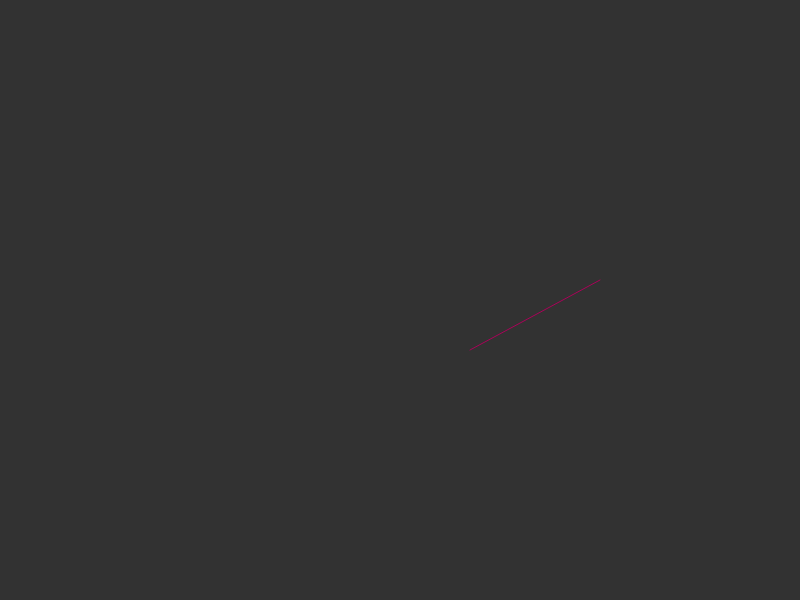
Frame 1 (no input)
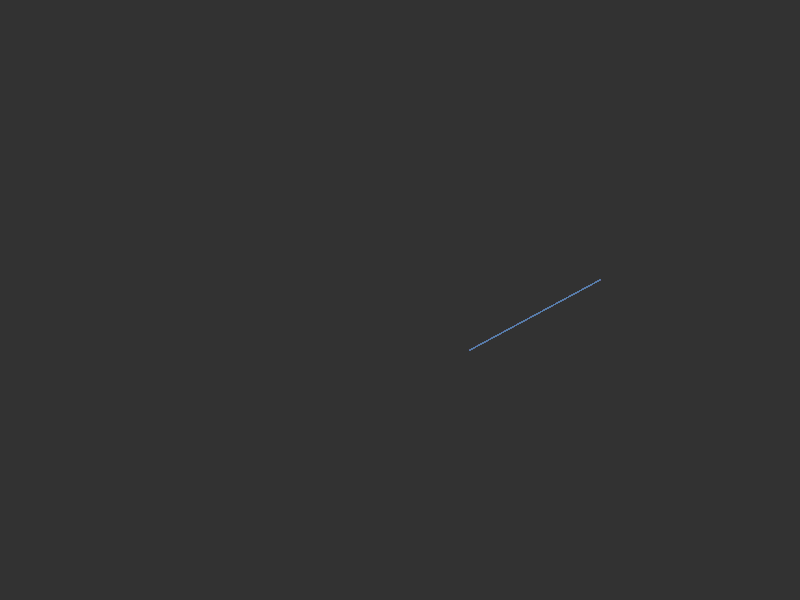
Frame 60 (no input)
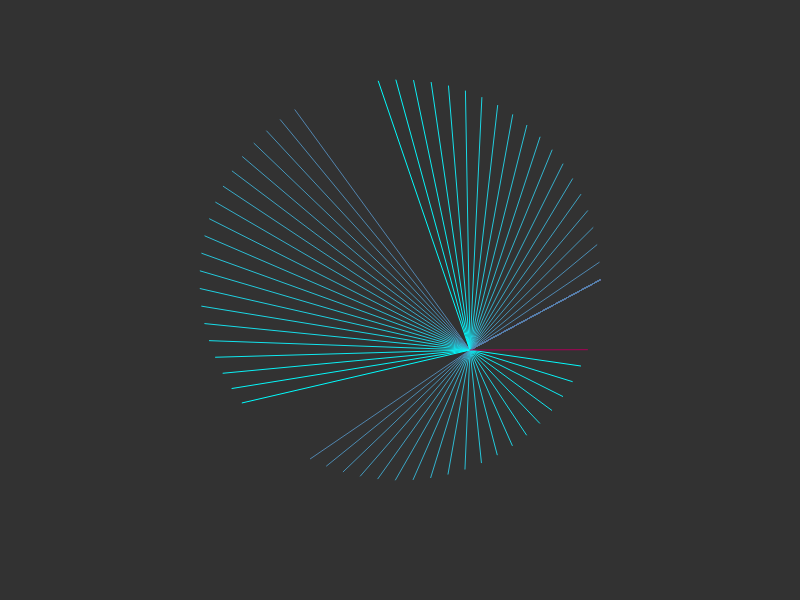
Frame 120 (the mouse pressed at the canvas centre since frame 60)

The p5.js sketch that drew these frames (run headless with seeded random() and noise() and a simulated clock; from frame 60 on, the mouse is pressed at the canvas centre):

// p5.js sketch
// ── sketch.js
/* Ho sbirciato sul libro in bibliografia, ma non sono sicura di cosa sia uscito fuori*/

var angle = 0.0;
var offset = 200;
var scalar = 200;
var speed = 12;

function setup() {
createCanvas(800, 600);
background(50);
}

function draw() {

translate((width/2-200), (height/2-220))

strokeWeight(1);
stroke(lerpColor(color('#aa0057'), color('#00ffff'), ((frameCount%120)/120)));
    
var x = offset + cos(angle) * scalar;
var y = offset + sin(angle) * scalar;
line(x, y, 270, 270);
angle += mouseX;
}
